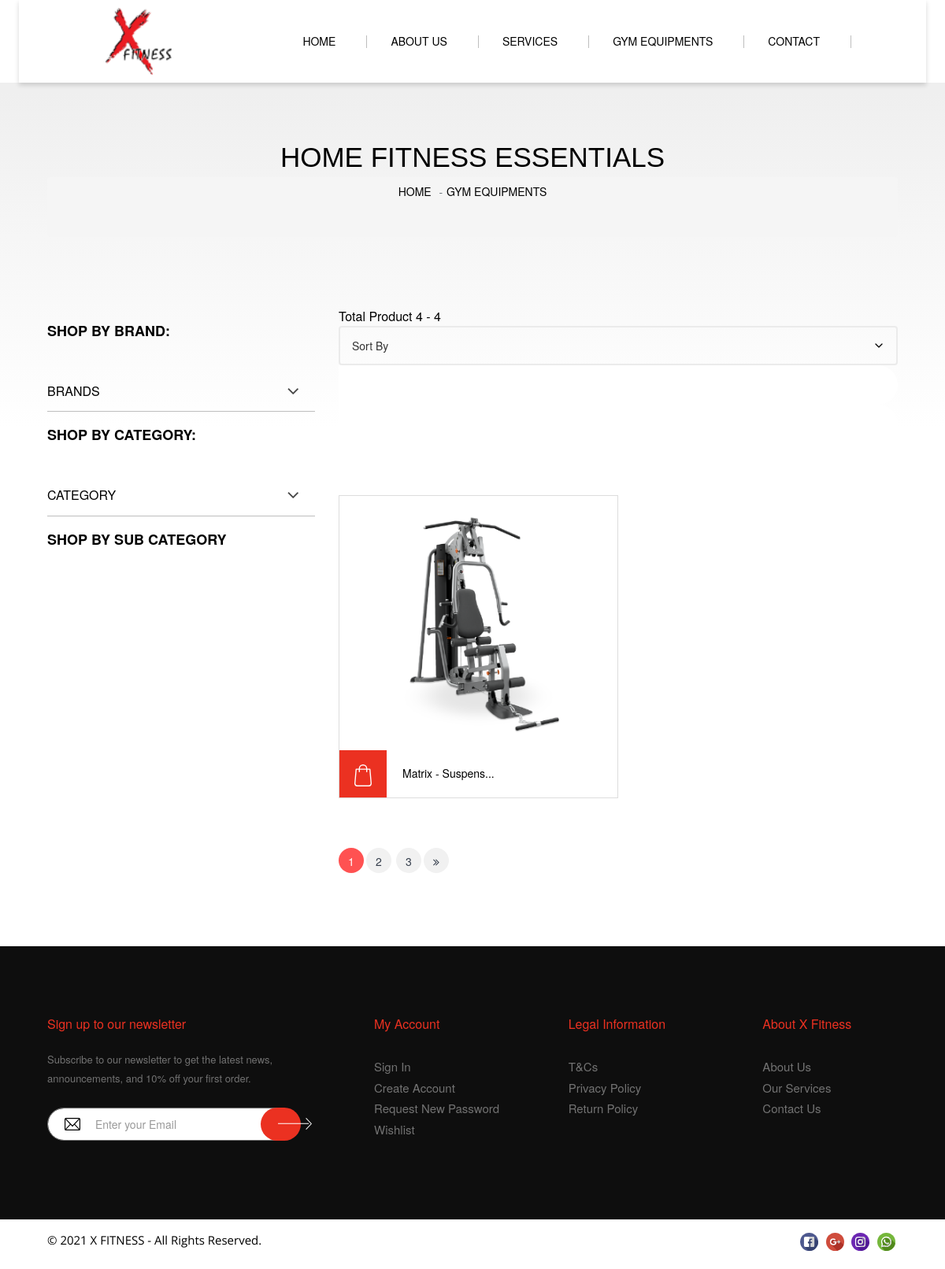
The page /index.php/site/product on the database its author committed.
### tables this page shows
CREATE TABLE `tbl_product` (
  `id` int(10) NOT NULL,
  `category_id` int(5) NOT NULL,
  `sub_category_id` int(5) NOT NULL,
  `brand_id` int(11) NOT NULL,
  `offer_id` int(10) NOT NULL DEFAULT 0,
  `product_title` varchar(255) NOT NULL,
  `product_slug` varchar(150) NOT NULL,
  `product_desc` longtext NOT NULL,
  `product_features` longtext NOT NULL,
  `featured_image` text NOT NULL,
  `featured_image2` text NOT NULL,
  `size_chart` text NOT NULL,
  `product_mrp` double NOT NULL,
  `selling_price` double NOT NULL DEFAULT 0,
  `you_save_amt` double NOT NULL DEFAULT 0,
  `you_save_per` double NOT NULL DEFAULT 0,
  `other_color_product` text NOT NULL,
  `color` varchar(100) NOT NULL,
  `product_size` text NOT NULL,
  `product_quantity` int(5) NOT NULL DEFAULT 1,
  `max_unit_buy` int(5) NOT NULL DEFAULT 1,
  `delivery_charge` float NOT NULL,
  `total_views` varchar(10) NOT NULL DEFAULT '0',
  `total_rate` int(10) NOT NULL DEFAULT 0,
  `rate_avg` double NOT NULL DEFAULT 0,
  `is_featured` int(1) DEFAULT 0,
  `today_deal` int(2) NOT NULL DEFAULT 0,
  `today_deal_date` varchar(150) NOT NULL DEFAULT '0',
  `total_sale` int(10) NOT NULL DEFAULT 0,
  `created_at` varchar(150) NOT NULL,
  `seo_title` varchar(150) NOT NULL,
  `seo_meta_description` longtext NOT NULL,
  `seo_keywords` longtext NOT NULL,
  `status` int(1) NOT NULL DEFAULT 1
);

### application/libraries/Template.php (called while the page is built)
<?php if ( ! defined('BASEPATH')) exit('No direct script access allowed');
class Template {
        var $template_data = array();
        function set($name, $value)
        {
            $this->template_data[$name] = $value;
        }
        function load($template = '', $view = '' , $view_data = array(), $return = FALSE)
        {
            $this->CI =& get_instance();
            $this->set('contents', $this->CI->load->view($view, $view_data, TRUE));
            return $this->CI->load->view($template, $this->template_data, $return);
        }
}

### index.php (called while the page is built, shortened)
<?php
require_once BASEPATH.'core/CodeIgniter.php';

### application/models/Api_model.php (called while the page is built, shortened)
<?php
class Api_model extends CI_Model
{
    private $app_setting = null;
    public function __construct()
    {
      $CI =& get_instance();
      $this->app_setting = $CI->settings->get_android_details();
    }
    public function num_rows()
    {
     $q=$this->db->select()
              ->from('tbl_product')
              ->get();
             return $q->num_rows();
    }
    public function product_gym_list(){
      $this->db->select('product.id AS `product_id`,product.`product_title`, product.`category_id`, product.`sub_category_id`, product.`brand_id`, product.`offer_id`, product.`product_slug`, product.`product_desc`, product.`featured_image`, product.`featured_image2`, product.`product_mrp`, product.`selling_price`, product.`you_save_amt`, product.`you_save_per`, product.`total_views`, product.`delivery_charge`,product.`max_unit_buy`, product.`product_size`, product.`rate_avg`, product.`total_rate`, product.`status`');
              $this->db->select('cat.category_name,cat.category_slug');
              $this->db->select('sub_cat.sub_category_name');
              $this->db->from('tbl_product product');
              $this->db->join('tbl_category cat','cat.id = product.category_id','LEFT');
              $this->db->join('tbl_sub_category sub_cat','sub_cat.id = product.sub_category_id','LEFT');
              $this->db->join('tbl_brands brand','brand.id = product.brand_id','LEFT');
              return $this->db->get()->result();
    }
    public function product_gym_list_pagi($limit,$offset){
      $this->db->select('product.id AS `product_id`,product.`product_title`, product.`category_id`, product.`sub_category_id`, product.`brand_id`, product.`offer_id`, product.`product_slug`, product.`product_desc`, product.`featured_image`, product.`featured_image2`, product.`product_mrp`, product.`selling_price`, product.`you_save_amt`, product.`you_save_per`, product.`total_views`, product.`delivery_charge`,product.`max_unit_buy`, product.`product_size`, product.`rate_avg`, product.`total_rate`, product.`status`');
              $this->db->select('cat.category_name,cat.category_slug');
              $this->db->select('sub_cat.sub_category_name');
              $this->db->from('tbl_product product');
              $this->db->join('tbl_category cat','cat.id = product.category_id','LEFT');
              $this->db->join('tbl_sub_category sub_cat','sub_cat.id = product.sub_category_id','LEFT');
              $this->db->join('tbl_brands brand','brand.id = product.brand_id','LEFT');
              $this->db->limit($limit,$offset);
              return $this->db->get()->result();
    }
    public function category_list($limit='', $start=''){
      $this->db->select('*');
      $this->db->from('tbl_category');
      $this->db->where('status', '1');
      if($limit!='' OR $limit!=0){
        $this->db->limit($limit, $start);
      }
      $this->db->order_by($this->app_setting->api_cat_order_by, $this->app_setting->api_cat_post_order_by);
      return $this->db->get()->result();
    }
    public function brand_list($limit='', $start=''){
      $this->db->select('*');
      $this->db->from('tbl_brands');
      $this->db->where('status', '1');
      $this->db->order_by('id', 'DESC');
      if($limit!='' OR $limit!=0){
        $this->db->limit($limit, $start);
      }
      return $this->db->get()->result();
    }
    public function app_details(){
      $this->db->select('tbl_settings.*');
      $this->db->from('tbl_settings');
      $this->db->where('tbl_settings.id', '1');
      $this->db->limit(1);
      $res=$this->db->get()->result();
      return $res[0];
    }
    public function smtp_settings(){
      $this->db->select('*');
      $this->db->from('tbl_smtp_settings');
      $this->db->where('tbl_smtp_settings.id', '1');
      $this->db->limit(1);
      $res=$this->db->get()->result();
      return $res[0];
    }
}

### application/views/site/pages/products.php (the view, shortened to what this page needs)
<section class="main-sec">
  <div class="container">
    <div class="col-md-12">
      <div class="main-head">Home Fitness Essentials
        <div class="breadcrumb">
        	<ul>
        		<li class="breadcrumb-item"><a href="<?=base_url('/')?>">Home</a></li>
    <li class="breadcrumb-item active" aria-current="page"><?php echo $page_title?></li>
        	</ul>
        </div>
      </div>
    </div>
    <div class="col-md-12">
      <div class="row">
        <div class="col-md-4">
          <div class="filter filter-desktop">
            <h3>SHOP BY BRAND:</h3>
            <article class="accord accord-single">
            <h4 class="accord__head">BRANDS</h4>
            </article>
          </div>
          <div class="filter filter-desktop">
            <h3>SHOP BY CATEGORY:</h3>
            <article class="accord accord-single">
            <h4 class="accord__head">CATEGORY</h4>
            </article>
          </div>
          <div class="filter filter-desktop">
            <h3>SHOP BY SUB CATEGORY</h3>
          </div>
        </div>
        <div class="col-md-8">
          <div class="srt clearfix">
            <div class="srt-lft">Total Product <?php echo $filter_product_list?> - <?php echo $total_product_list?></div>
            <div class="srt-rgt">
            <form action="<?=site_url('site/fillter_products')?>" method="post" class="fillterform" id="fillterform">
                <select name="filter_value" id="fillter_dropdown" class="fillter_dropdown">
                  <option value="" >Sort By</option>
                </select>
                <input type="text" name="filter_brand" class="filter_brand" id="filter_brand" value="<?php echo $filter_brand_id ?>">
                <input type="text" name="filter_category" class="filter_category" id="filter_category" value="<?php echo $filter_category_id ?>">
                <input type="text" name="filter_subcategory" class="filter_subcategory" id="filter_subcategory" value="<?php echo $filter_subcategory_id ?>">
            </form>
            </div>
          </div>
          <div class="list-sec">
            <ul class="clearfix">
            <?php
                    foreach ($product_gym_list as $key => $row)
                    {
                      $img_file='assets/images/products/'.$row->featured_image;
                  ?>
              <li>
                <figure><a href="<?php echo site_url('product/'.$row->product_slug); ?>">
                  <div class="pc-img"><img src="<?=base_url().$img_file?>"></div></a>
                  <figcaption class="">
                  <div class="pc-crt main-text"><a href="#" class="cd-signin tester" data-select="<?=$row->product_title?>" data-id="<?=$row->featured_image?>" data-type="<?=CURRENCY_CODE.' '.number_format($row->product_mrp, 2);?>"><img src="<?=base_url('assets/xfitness/images/cart.svg')?>"></a></div>
                            <h4><?php
                                if(strlen($row->product_title) > 16){
                                  echo substr(stripslashes($row->product_title), 0, 16).'...';
                                }else{
                                  echo $row->product_title;
                                }
                              ?></h4>
                    </figcaption>
                </figure>
                 </li>
                 <?php } ?>
            </ul>
          </div>
          <?php  echo $this->pagination->create_links();   ?>
        </div>
      </div>
    </div>
  </div>
</section>

### assets/xfitness/css/stylesheet.css (style rules this page uses)
.accord { border: 1px solid #BEBEBE; border-radius: 0px; -webkit-transition: border .2s ease; transition: border .2s ease; border-width: 0px 0 1px; }
.accord__head, .accord__body { padding: 10px 0px; }
.accord__head { padding: 17px 0px }
.accord__head { cursor: pointer; margin: 0; padding-right: 50px; position: relative; font-size: 16px; text-transform: uppercase; color: #000 }
.accord__head::after { content: "\f107"; position: absolute; right: 20px; margin-top: -14px; top: 50%; transition: all .5s ease; font-family: 'FontAwesome'; color: #454545; font-size: 24px }
.filter h3 { font-size: 18px; text-transform: uppercase; color: #000; font-weight: 600; margin-bottom: 40px }
.pc-img { height: 323px; text-align: center; padding: 20px; line-height: 283px; position: relative }
.pc-img img { max-width: 100%; max-height: 100%; transition: all 0.5s ease }
.pc ul li, .list-sec ul li { background: #FCC89B; float: left; width: 33.333333%; border: 1px solid #FCC89B; }
.pc ul li figure, .list-sec ul li figure, .item figure { margin: 0 }
.pc ul li figcaption, .list-sec ul li figcaption, .item figcaption { position: relative; height: 60px; overflow: hidden }
.pc ul li figcaption h4, .list-sec ul li figcaption h4, .item figcaption h4 { color: #000; padding: 22px 10px 22px 80px; text-align: left;white-space: nowrap; overflow: hidden; text-overflow: ellipsis; font-size: 14px; margin: 0; position: absolute;transition: all 0.5s ease;width: 100% }
.list-sec ul li { width: 50%; background: #fff; border-color: #DDDDDD }
.pc-crt { width: 60px; height: 60px; text-align: center; line-height: 60px; background: rgb(243, 213, 176); position: absolute; left: 0; top: 0; z-index: 1 }
.pc ul li:nth-child(2n) .pc-crt, .list-sec ul li .pc-crt, .item .pc-crt, .list-sec ul li .pc-wish { background: rgb(235, 49, 33); }
.pc-crt img, .pc-wish img { height: 28px; filter: invert(1) }
.main-sec { background: linear-gradient(to bottom, rgba(239,239,239,1) 1%,rgba(255,255,255,1) 40%); padding-bottom: 80px; margin-top: 105px }
.main-head { position: relative; text-align: center; color: #000; font-size: 35px; font-family: 'Oswald', sans-serif; padding: 50px 0 70px; text-transform: uppercase }
.list-sec { margin-bottom: 60px }
.srt { padding-bottom: 15px }
.srt-lft { float: left; font-size: 16px; color: #000 }
.srt-rgt { float: right }

### rows shown on the page
tbl_product: featured_image (picture), product_title "Matrix - Suspens"

### other values the page prints
$page_title "GYM EQUIPMENTS"
$filter_product_list "4"
$total_product_list "4"
$this->pagination->create_links() "1 2 3"
